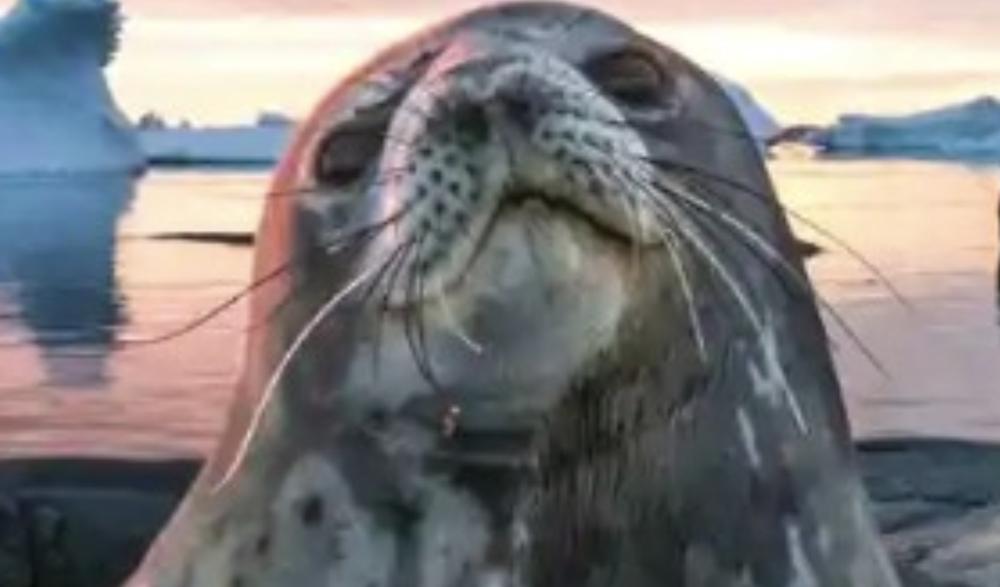
#> input picture my_answers/Lesson4/img/seal.png, 1000 x 587 px, shrunk from 2300 x 1350 before the run
$ python orientation_and_magnitude.py   (older library calls are emulated)
#> lines starting #> are read from the running program, lines starting #| are printed output that depends on the picture; long printed decimals are rounded
import cv2
import numpy as np
import skimage
import matplotlib.pyplot as plt

def show_image(image, cmap = None, fig_size = (10, 10)):
    fig, ax = plt.subplots(figsize=fig_size)
    ax.imshow(image, cmap = cmap)
    ax.axis('off')
    plt.show()


img = cv2.imread('../img/seal.png')
#> img is the input picture: shape (587, 1000, 3); mean B, G, R 125.6, 125, 126.8
show_image(img)
# solve exercise
gray = cv2.cvtColor(img, cv2.COLOR_BGR2GRAY)
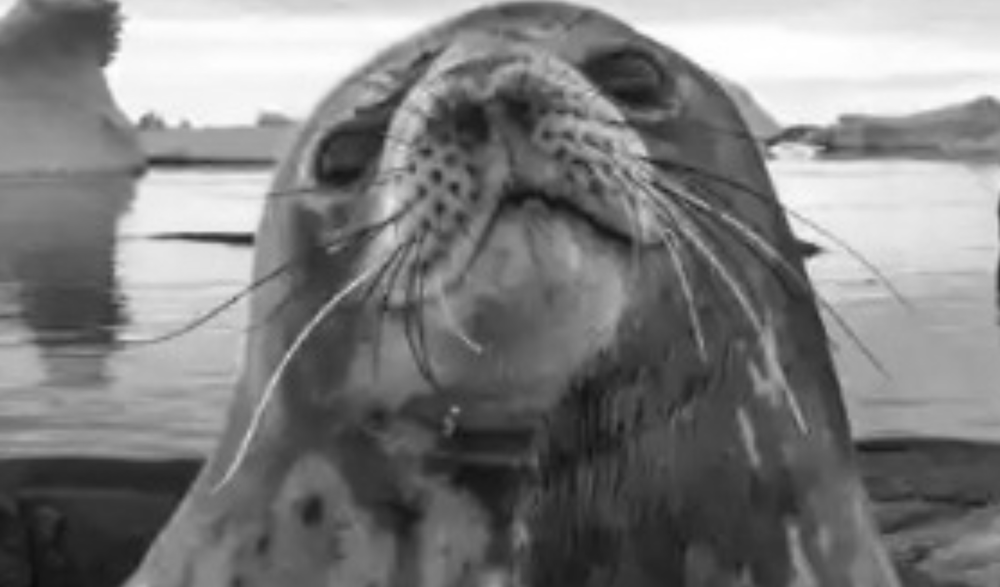
#> gray: shape (587, 1000); min 10, max 255, mean 125.6

# compute gradients along the X and Y axis, respectively
sobelx = cv2.Sobel(gray, ddepth = cv2.CV_64F, dx=1, dy=0)
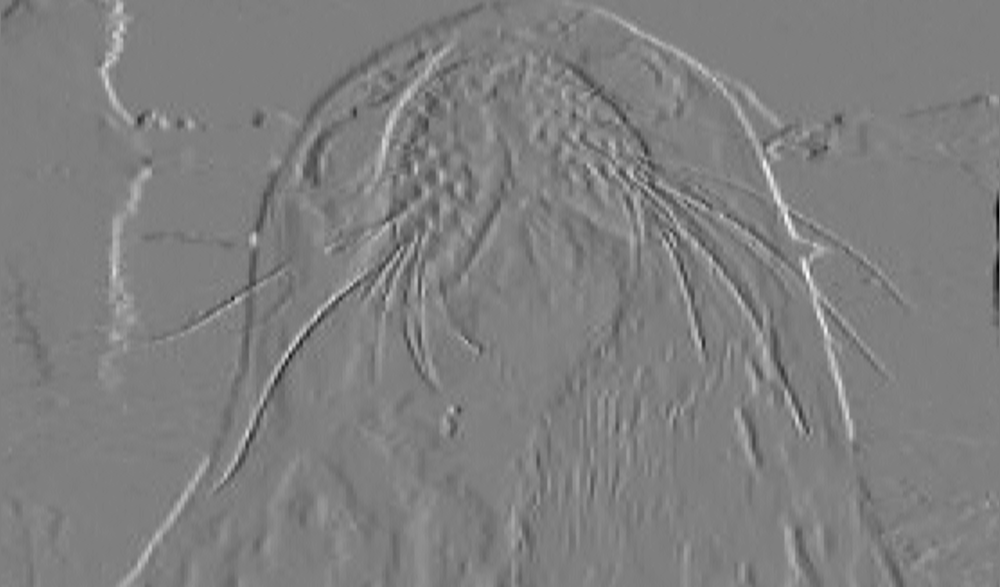
#> sobelx: shape (587, 1000) float64; min -274, max 274, mean 0.3; drawn with min black and max white
sobely = cv2.Sobel(gray, ddepth = cv2.CV_64F, dx=0, dy=1)
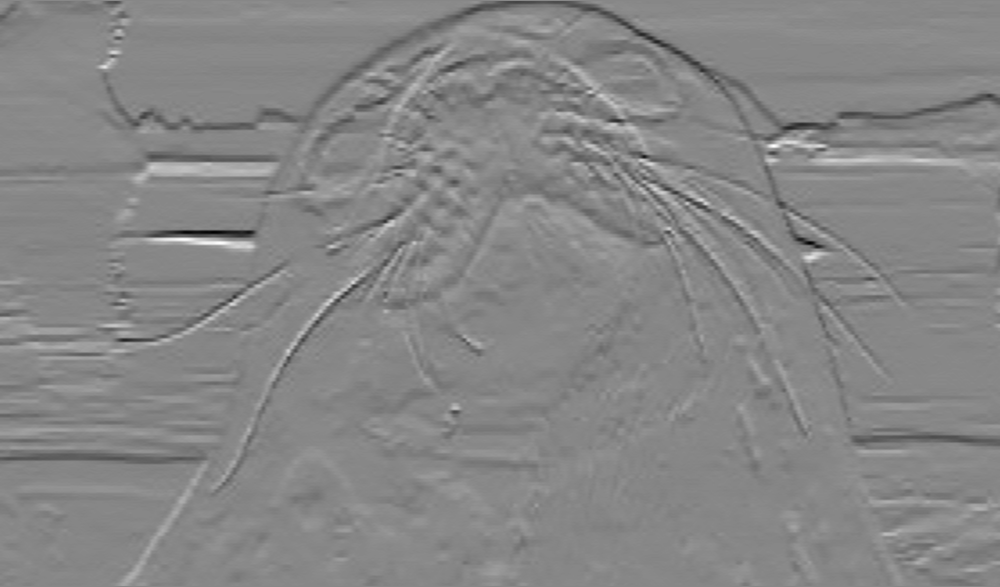
#> sobely: shape (587, 1000) float64; min -311, max 275, mean -1.7; drawn with min black and max white

# the gx and gy images are now of the floating point data type
# so we need to take care to convert them back to an unsigned 8-bit
# integer representation so other opencv functions can utilise them
edge_gradient = np.sqrt((sobelx**2)+(sobely**2)) #magnitude
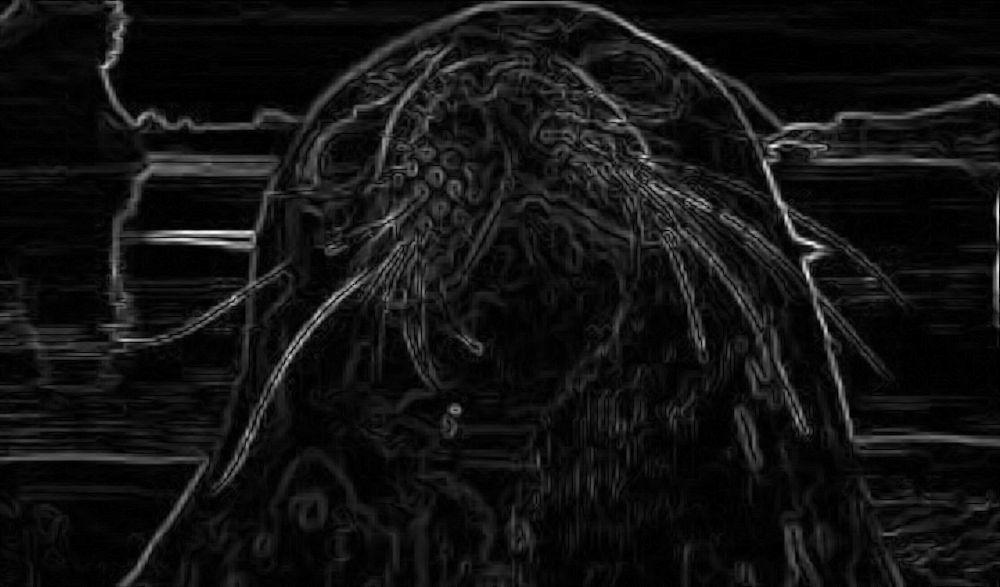
#> edge_gradient: shape (587, 1000) float64; min 0, max 311, mean 23; drawn with min black and max white
angle = np.arctan2(sobelx, sobely) * (180 / np.pi) % 180
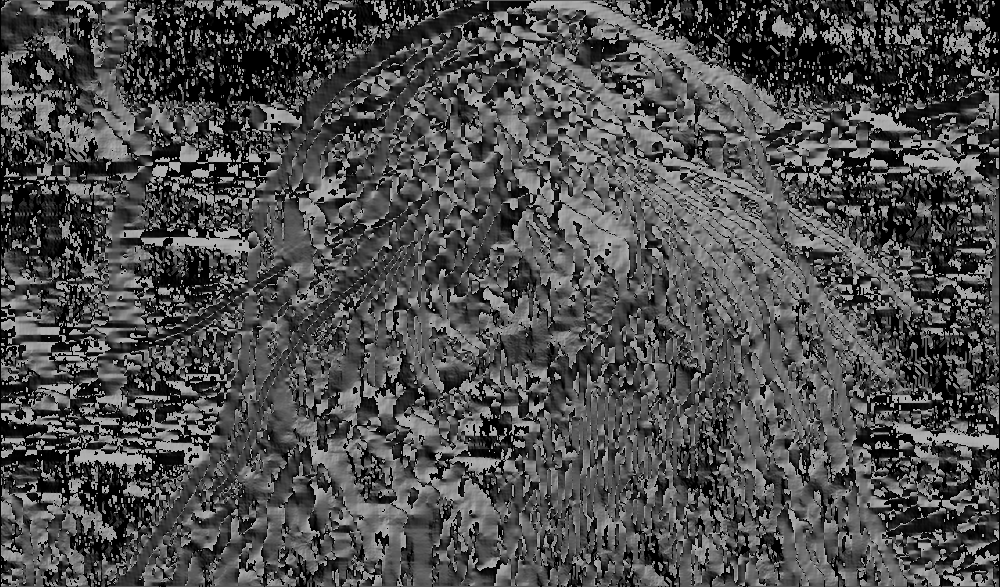
#> angle: shape (587, 1000) float64; min 0, max 179.8, mean 77.9
print(edge_gradient[100, 100])
#| 4.472
print(angle[100, 100])
#| 153.435

$ run again, with my_answers/Lesson4/img/beach.png copied over my_answers/Lesson4/img/seal.png
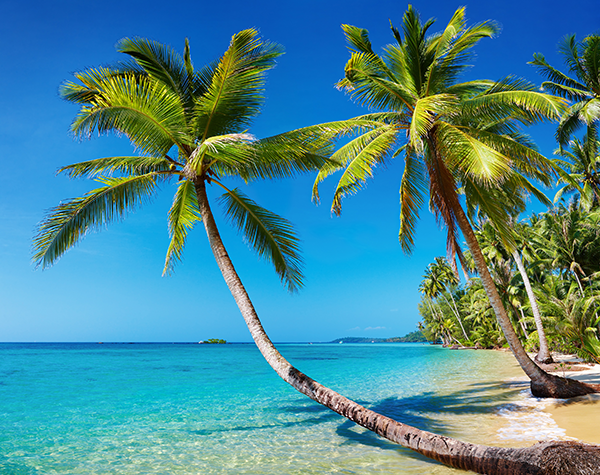
#> input picture my_answers/Lesson4/img/beach.png, 600 x 475 px
#> img is the input picture: shape (475, 600, 3); mean B, G, R 148.4, 136.5, 73.3
#> `edge_gradient = np.sqrt((sobelx**2)+(sobely**2))`:
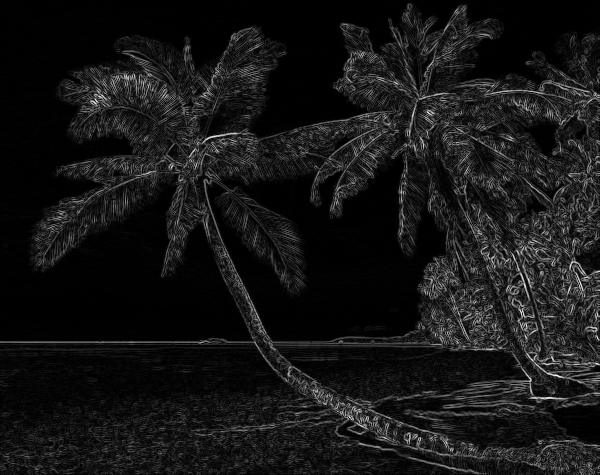
#> edge_gradient: shape (475, 600) float64; min 0, max 1019.8, mean 90.3; drawn with min black and max white
#> `angle = np.arctan2(sobelx, sobely) * (180 / np.pi) % 180`:
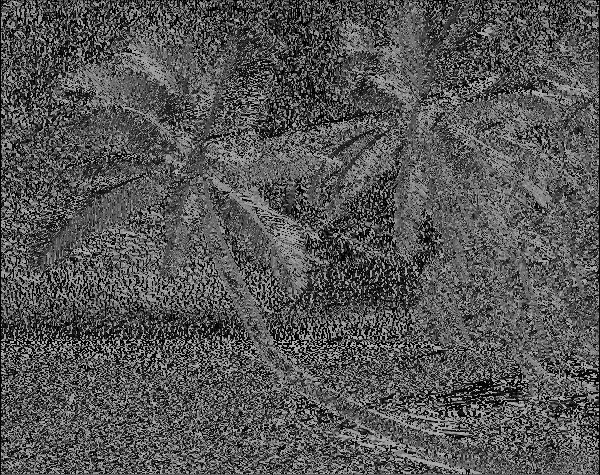
#> angle: shape (475, 600) float64; min 0, max 179.9, mean 85.2
#| 493.171
#| 1.510

$ run again, with my_answers/Lesson4/img/bricks.png copied over my_answers/Lesson4/img/seal.png
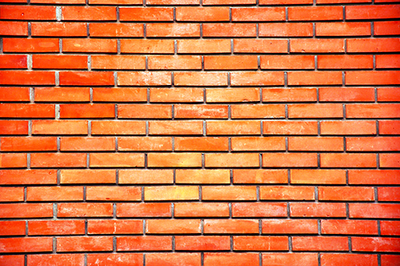
#> input picture my_answers/Lesson4/img/bricks.png, 400 x 266 px
#> img is the input picture: shape (266, 400, 3); mean B, G, R 66.4, 117, 216.7
#> `edge_gradient = np.sqrt((sobelx**2)+(sobely**2))`:
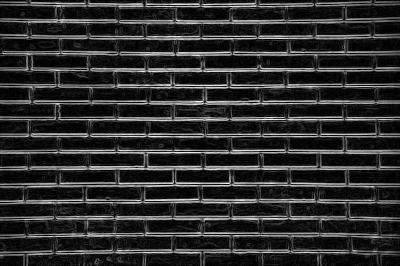
#> edge_gradient: shape (266, 400) float64; min 0, max 1005.1, mean 178; drawn with min black and max white
#> `angle = np.arctan2(sobelx, sobely) * (180 / np.pi) % 180`:
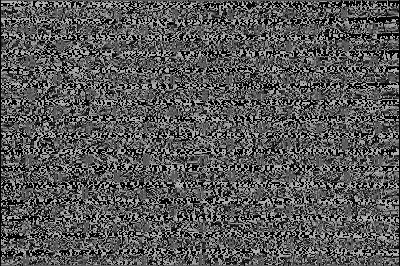
#> angle: shape (266, 400) float64; min 0, max 179.9, mean 87.6
#| 477.849
#| 174.958
